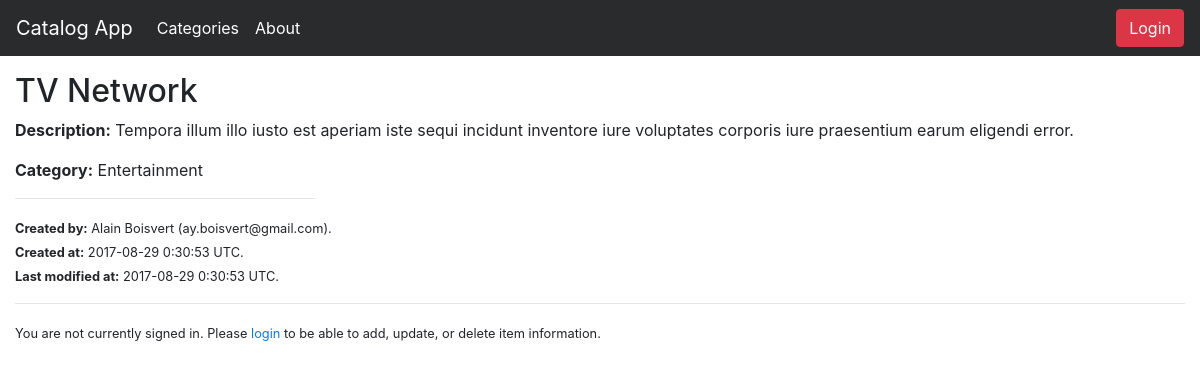
The page /catalog/Entertainment/TV Network on the database its author committed.
### models.py (models this page shows, shortened)
class Item(Base):
    __tablename__ = "item"
    __table_args__ = (UniqueConstraint('category_id', 'title', name = 'key'),)
    id = Column(Integer, primary_key = True)
    title = Column(String(80), nullable = False)
    description = Column(String(250))
    created_date = Column(DateTime, default = datetime.utcnow)
    updated_date = Column(DateTime, default = datetime.utcnow, onupdate = datetime.utcnow)
    category_id = Column(Integer, ForeignKey("category.id"))
    category = relationship(Category)
    user_id = Column(Integer, ForeignKey("user.id"))
    user = relationship(User)

class Category(Base):
    __tablename__ = "category"
    id = Column(Integer, primary_key = True)
    name = Column(String(80), nullable = False, index = True)
    created_date = Column(DateTime, default = datetime.utcnow, nullable = False)
    updated_date = Column(DateTime, default = datetime.utcnow, onupdate = datetime.utcnow, nullable = False)
    user_id = Column(Integer, ForeignKey("user.id"))
    user = relationship(User)

class User(Base):
    __tablename__ = 'user'
    id = Column(Integer, primary_key = True)
    name = Column(String(80), nullable = False)
    email = Column(String(80), nullable = False, unique = True)
    picture = Column(String(250))

### application.py (the view)
@app.route("/catalog/<path:category_name>")
@app.route("/catalog/<path:category_name>/items")
def show_items(category_name):
    categories = session.query(Category).order_by(asc(Category.name)).all()
    category = session.query(Category).filter_by(name=category_name).first()
    items = session.query(Item).filter_by(category_id=category.id).all()
    if len(items) < 2:
        title = "{} Item ({} item)"
    else:
        title = "{} Items ({} items)"
    return render_template(
        "categories.html",
        items_title=title.format(category.name, len(items)),
        categories=categories,
        category=category,
        items=items)

### application.py (called while the page is built)
@app.route("/catalog/<path:category_name>/<path:item_title>")
def show_item(category_name, item_title):
    category = session.query(Category).filter_by(name=category_name).first()
    item = session.query(Item).filter_by(
        category_id=category.id, title=item_title).first()
    return render_template("show_item.html", item=item)

### templates/show_item.html (shortened to what this page needs)
{% extends "base.html" %}
{% block content %}
  <h2>{{ item.title }}</h2>
  <p><strong>Description:</strong> {{ item.description }}</p>
  <p><strong>Category:</strong> {{ item.category.name }}</p>
  <hr style="max-width: 300px; text-align: left; margin-left: 0">
  <p>
    <small>
      <strong>Created by:</strong> {{ item.user.name }} ({{ item.user.email }}).<br>
      <strong>Created at:</strong> {{ item.created_date.strftime('%Y-%m-%d %-H:%M:%S') }} UTC.<br>
      <strong>Last modified at:</strong> {{ item.updated_date.strftime('%Y-%m-%d %-H:%M:%S') }} UTC.<br>
    </small>
  </p>
{% endblock %}

### rows shown on the page
Item: title "TV Network", description "Tempora illum illo iusto est aperiam iste sequi incidunt inventore iure voluptates corporis iure praesentium earum eligendi error.", created_date "2017-08-29 0:30:53", updated_date "2017-08-29 0:30:53"
Category: category.name "Entertainment"
User: user.name "Alain Boisvert", user.email "ay.boisvert@gmail.com"
